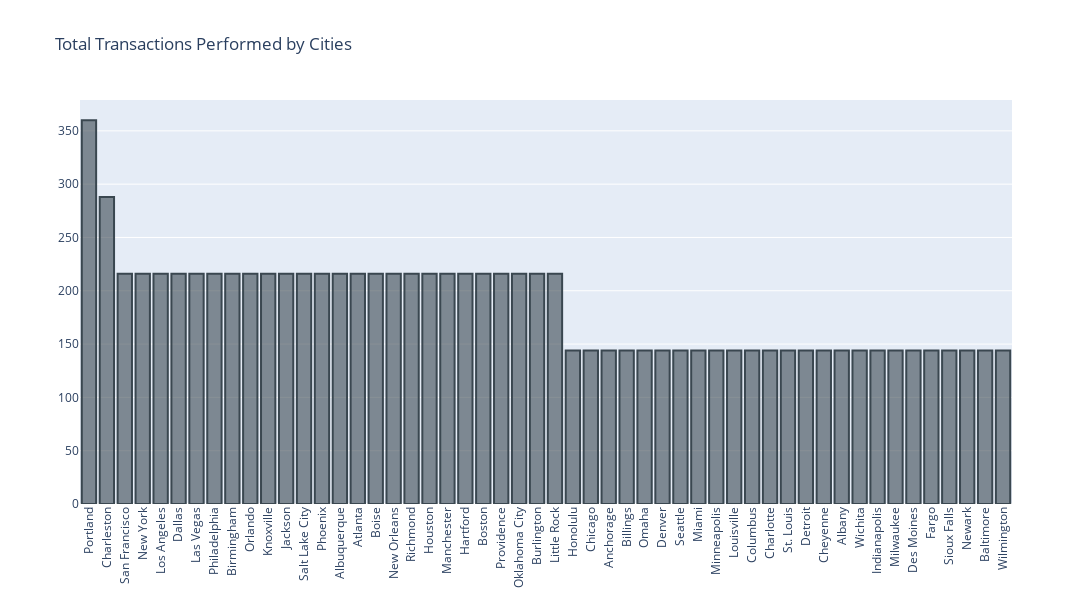

Notebook cell for this chart:
### Code cell
Total_Transactions_In_Cities = df["City"].value_counts()
df_transactions = Total_Transactions_In_Cities.reset_index()
df_transactions.columns = ['City', 'Total Transactions']

fig = go.Figure(data=[
    go.Bar(x=df_transactions['City'], y=df_transactions['Total Transactions'],
           marker=dict(color='rgba(58, 71, 80, 0.6)',
                       line=dict(color='rgba(58, 71, 80, 1.0)', width=2)))
])

fig.update_layout(
    title='Total Transactions Performed by Cities',
    width=1200,  # Set the width of the figure
    height=600,  # Set the height of the figure
    xaxis=dict(tickangle=-90),  # Rotate x-axis labels
)

fig.show()

### Figure 1 — Plotly figure (JSON) as saved in the notebook; plotly's stock layout.template omitted (floating-point values rounded to 4 significant figures)
{"data": [{"marker": {"color": "rgba(58, 71, 80, 0.6)", "line": {"color": "rgba(58, 71, 80, 1.0)", "width": 2}}, "type": "bar", "x": ["Portland", "Charleston", "San Francisco", "New York", "Los Angeles", "Dallas", "Las Vegas", "Philadelphia", "Birmingham", "Orlando", "Knoxville", "Jackson", "Salt Lake City", "Phoenix", "Albuquerque", "Atlanta", "Boise", "New Orleans", "Richmond", "Houston", "Manchester", "Hartford", "Boston", "Providence", "Oklahoma City", "Burlington", "Little Rock", "Honolulu", "Chicago", "Anchorage", "Billings", "Omaha", "Denver", "Seattle", "Miami", "Minneapolis", "Louisville", "Columbus", "Charlotte", "St. Louis", "Detroit", "Cheyenne", "Albany", "Wichita", "Indianapolis", "Milwaukee", "Des Moines", "Fargo", "Sioux Falls", "Newark", "Baltimore", "Wilmington"], "y": [360, 288, 216, 216, 216, 216, 216, 216, 216, 216, 216, 216, 216, 216, 216, 216, 216, 216, 216, 216, 216, 216, 216, 216, 216, 216, 216, 144, 144, 144, 144, 144, 144, 144, 144, 144, 144, 144, 144, 144, 144, 144, 144, 144, 144, 144, 144, 144, 144, 144, 144, 144]}], "layout": {"height": 600, "title": {"text": "Total Transactions Performed by Cities"}, "width": 1200, "xaxis": {"tickangle": -90}}}
